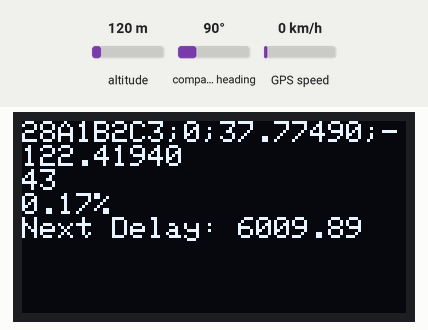
Simulated run of this sketch. Board: ESP32. Parts: 128×64 one-colour display. Inputs (shaded band) come from the test bench; at power-on: GPS speed 0 km/h, altitude 120 m, compass heading 90°. The GPS gets a fix after 3 s at 37.7749, -122.4194 with 8 satellites; no radio packets arrive unless stated; what the sketch prints to the serial monitor is not drawn.

Above: at 14.4 s.
14.5 s: GPS speed set to 2 km/h
At 16.0 s:
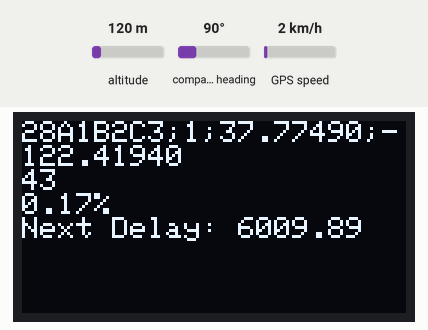
16.9 s: altitude set to 20 m
At 20.1 s:
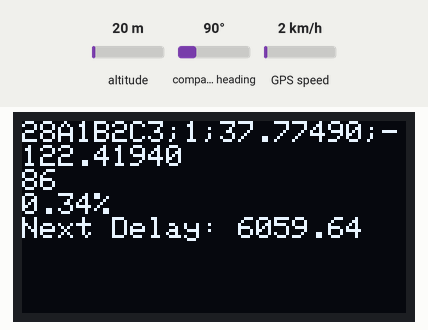
20.9 s: GPS speed set to 30 km/h
At 22.2 s:
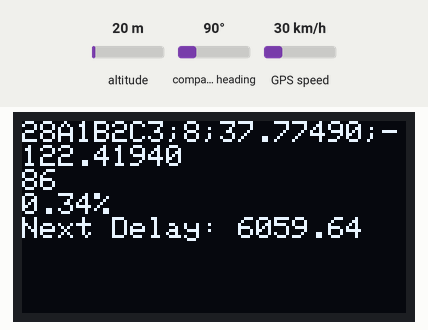
23.2 s: GPS speed set to 60 km/h
At 24.3 s:
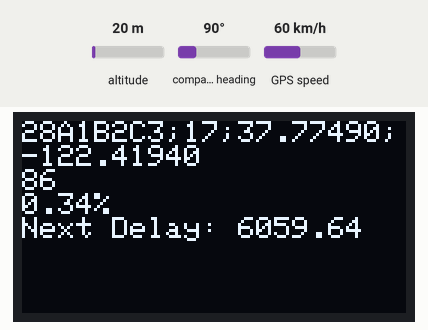
Timing chart, 0 to 26.2 s (numbered marks = the images above; inputs shaded):
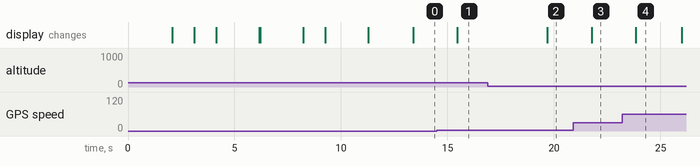

Measured:
- after the input at 14.5 s, the display: changes after 0.96 s (image 1)
- after the input at 16.9 s, the display: changes after 2.8 s (image 2)
- after the input at 20.9 s, the display: changes after 0.87 s (image 3)
- after the input at 23.2 s, the display: changes after 0.65 s (image 4)

The sketch:

location_sender.ino
```cpp
#include <Arduino.h>
#include <Wire.h>
#include <TinyGPS++.h>
#include <LoRa.h>
#include <Adafruit_GFX.h>
#include <Adafruit_SSD1306.h>
#include <WiFi.h>

// Define LoRa parameters
#define LORA_SCK 5      // GPIO5 -- SX1276 SCK
#define LORA_MISO 19    // GPIO19 -- SX1276 MISO
#define LORA_MOSI 27    // GPIO27 -- SX1276 MOSI
#define LORA_CS 18      // GPIO18 -- SX1276 CS
#define LORA_RST 14     // GPIO14 -- SX1276 RST
#define LORA_IRQ 26     // GPIO26 -- SX1276 DIO0

#define LORA_FREQUENCY 868E6 // Frequency for Sweden (EU_868 band)

// Define GPS parameters
#define GPS_RX 34       // GPIO34 -- GPS RX (Serial2 RX)
#define GPS_TX 12       // GPIO12 -- GPS TX (Serial2 TX)

// Define AXP192 parameters
#define AXP192_ADDR 0x34

// GPS instance
TinyGPSPlus gps;

// OLED display parameters
#define SCREEN_WIDTH 128 // OLED display width, in pixels
#define SCREEN_HEIGHT 64 // OLED display height, in pixels
#define OLED_RESET -1    // Reset pin # (or -1 if sharing Arduino reset pin)
Adafruit_SSD1306 display(SCREEN_WIDTH, SCREEN_HEIGHT, &Wire, OLED_RESET);

String macAddress = "";  // Default value
unsigned long startTime = 0;             // Start time of the current hour (milliseconds)
unsigned long bytesTransmitted = 0;      // Bytes transmitted in the current hour
unsigned long messagesTransmitted = 0;   // Messages transmitted in the current hour
unsigned long usedAirTime = 0;           // Air time used until now
unsigned long lastMessageSentAt = 0;     // Timestamp when last message was sent
double dutyCycleLeft = 100;               // Duty cycle left in percentage (1% = 1.0)
double delayTime = 0.0;                   // Dynamic delay between transmissions (milliseconds)
const unsigned long HOUR_MS = 3600000;   // 1 hour in milliseconds (3600 * 1000)
const unsigned long USABLE_MS = 36000;   // 36 seconds in milliseconds (3600 * 1000)
const unsigned long MESSAGE_INTERVAL_MS = 15000; // 15 seconds in milliseconds (3600 * 1000)

/**
 * @brief Gets the elapsed time since the start of the current hour.
 * Resets hourly counters if a new hour has begun.
 * @return The elapsed time in milliseconds.
 */
unsigned long getElapsedTime() {
  unsigned long currentTime = millis();
  unsigned long timeElapsed = currentTime - startTime;

  // Check if an hour has passed since startTime; reset if true
  if (timeElapsed >= HOUR_MS) {
    startTime = currentTime;         // Reset start time to current time
    bytesTransmitted = 0;            // Reset bytes transmitted
    messagesTransmitted = 0;         // Reset messages transmitted
    dutyCycleLeft = 100;             // Reset duty cycle to 100
    usedAirTime = 0;
    timeElapsed = 0; // Reset time elapsed
  }
  return timeElapsed;
}

/**
 * @brief Gets the remaining time until the end of the current hour.
 * @return The remaining time in milliseconds.
 */
unsigned long getTimeLeft() {
  return HOUR_MS - getElapsedTime();
}

/**
 * @brief Calculates the dynamic delay interval for the next transmission
 * based on airtime usage and remaining time.
 * @param transferTime The time taken for the current transmission (milliseconds).
 * @return The calculated delay interval in milliseconds.
 */
double getInterval(unsigned long transferTime) {
  // Update airtime and message counters
  usedAirTime += transferTime;
  messagesTransmitted += 1;

  // Get time metrics
  unsigned long timeElapsed = getElapsedTime();
  unsigned long timeLeft = getTimeLeft();
  unsigned long availableTime = (USABLE_MS > usedAirTime) ? (USABLE_MS - usedAirTime) : 0;

  // Handle edge cases: no messages or no available airtime
  if (messagesTransmitted == 0 || availableTime == 0) {
    return (double)timeLeft; // Wait until the next hour
  }

  dutyCycleLeft = (double)usedAirTime / USABLE_MS * 100;

  // Calculate the dynamic interval
  double avgTimePerMessage = (double)usedAirTime / messagesTransmitted;
  double potentialMessages = (double)availableTime / avgTimePerMessage;

  if (potentialMessages <= 0) {
    return (double)timeLeft; // No more messages possible in this hour
  }

  return (double)timeLeft / potentialMessages; // Spread messages over remaining time
}

/**
 * @brief Updates transmission statistics and calculates the next delay interval.
 * @param message The message that was transmitted.
 * @param transferTime The time taken to transmit the message.
 * @return The dynamic delay interval for the next transmission.
 */
double trackTransmission(String message, long transferTime) {
  // Update bytes transmitted (message length + estimated LoRa header)
  int payloadBytes = message.length();
  int totalBytes = payloadBytes + 13; // Add ~13 bytes for LoRa header (Meshtastic estimate)
  bytesTransmitted += totalBytes;

  return getInterval(transferTime); // Calculate and return the delay
}

/**
 * @brief Gets the GPS speed as a string, handling special cases.
 * @param gps The TinyGPSPlus instance.
 * @return The speed as a string ("0", rounded speed, or "99").
 */
String getSpeedAsString(TinyGPSPlus &gps) {
  float speed = gps.speed.mps();
  if (speed <= 0.0) {
    return "0";
  } else if (speed > 0.0 && speed <= 99.0) {
    int roundedSpeed = round(speed);
    return String(roundedSpeed);
  } else {
    return "99"; // Cap at 99
  }
}

/**
 * @brief Gets the truncated latitude and longitude as a string.
 * @param gps The TinyGPSPlus instance.
 * @param decimalPlaces The number of decimal places to truncate to.
 * @return A string in the format "latitude;longitude" or "0.00000;0.00000" if invalid.
 */
String getTruncatedLatLong(TinyGPSPlus &gps, int decimalPlaces) {
  if (!gps.location.isValid()) {
    String defaultValue = "0.";
    for (int i = 0; i < decimalPlaces; i++) {
      defaultValue += "0";
    }
    return defaultValue + ";" + defaultValue;
  }

  double latitude = gps.location.lat();
  double longitude = gps.location.lng();
  double multiplier = pow(10.0, decimalPlaces);
  double truncatedLat = floor(latitude * multiplier) / multiplier;
  double truncatedLong = floor(longitude * multiplier) / multiplier;

  char latBuffer[16];         //enough space for float
  char longBuffer[16];
  dtostrf(truncatedLat, decimalPlaces + 3, decimalPlaces, latBuffer);
  dtostrf(truncatedLong, decimalPlaces + 4, decimalPlaces, longBuffer);

  return String(latBuffer) + ";" + String(longBuffer);
}

/**
 * @brief Gets the last 4 bytes of the ESP32's MAC address as a string.
 * @return The last 4 bytes of the MAC address.
 */
String getMacLast4Bytes() {
  uint8_t mac[6];
  WiFi.macAddress(mac);
  char macStr[13];  // 2 hex chars per byte + colon + null terminator.  Make it bigger.
  sprintf(macStr, "%02X%02X%02X%02X", mac[2], mac[3], mac[4], mac[5]);
  return String(macStr);
}

/**
 * @brief Reads and displays the battery voltage from the AXP192.
 */
void getBatteryInfo() {
  Wire.beginTransmission(AXP192_ADDR);
  Wire.write(0x78); // Battery voltage register
  Wire.endTransmission(false);
  Wire.requestFrom(AXP192_ADDR, 2);
  if (Wire.available() == 2) {
    unsigned int batteryVoltage = Wire.read() << 8 | Wire.read();
    float batteryVoltageFloat = batteryVoltage * 1.1 / 1000.0;
    display.setCursor(0, 56);
    display.print("Bat: ");
    display.print(batteryVoltageFloat);
    display.println("V");
    display.display();
  }
}

void setup() {
  Serial.begin(115200);
  while (!Serial);

  Serial.println("LilyGo T-Beam Test");

  // Initialize display
  if (!display.begin(SSD1306_SWITCHCAPVCC, 0x3C)) {
    Serial.println(F("SSD1306 allocation failed"));
    for (;;);
  }
  display.clearDisplay();
  display.setTextSize(1);
  display.setTextColor(WHITE);
  display.setCursor(0, 0);
  display.println("T-Beam Test");
  display.display();
  delay(2000);

  // Test ESP32
  display.clearDisplay();
  display.setCursor(0, 0);
  display.println("ESP32 OK");
  display.display();
  delay(1000);

  // Test GPS
  display.clearDisplay();
  display.setCursor(0, 0);
  display.println("Testing GPS...");
  display.display();
  Serial2.begin(9600, SERIAL_8N1, GPS_RX, GPS_TX);
  delay(1000);
  if (Serial2.available() > 0) {
    display.println("GPS Init OK");
  } else {
    display.println("GPS Init FAILED");
  }
  display.display();
  delay(2000);

  // Test LoRa
  display.clearDisplay();
  display.setCursor(0, 0);
  display.println("Testing LoRa...");
  display.display();
  SPI.begin(LORA_SCK, LORA_MISO, LORA_MOSI, LORA_CS);
  LoRa.setPins(LORA_CS, LORA_RST, LORA_IRQ);

  if (!LoRa.begin(LORA_FREQUENCY)) {
    display.clearDisplay();
    display.setCursor(0, 0);
    display.println("LoRa Fail!");
    display.display();
    while (1);
  }
  display.clearDisplay();
  display.setCursor(0, 0);
  display.println("LoRa OK");
  display.display();
  delay(2000);

  // Test AXP192
  display.clearDisplay();
  display.setCursor(0, 0);
  display.println("Testing AXP192...");
  display.display();
  Wire.begin();
  delay(1000);
  Wire.beginTransmission(AXP192_ADDR);
  byte error = Wire.endTransmission();
  if (error == 0) {
    display.println("AXP192 OK");
  } else {
    display.print("AXP192 Err: ");
    display.print(error);
  }
  display.display();
  delay(2000);

  display.clearDisplay();
  display.setCursor(0, 0);
  display.println("All Tests Done");
  display.display();
  delay(2000);

  randomSeed(analogRead(0));
  macAddress = getMacLast4Bytes();
  startTime = millis(); // Initialize the start time
}

void loop() {
  // GPS Test
  display.clearDisplay();
  while (Serial2.available() > 0) {
    gps.encode(Serial2.read());
  }

  display.clearDisplay();
  display.setCursor(0, 0);
  if (gps.location.isValid()) {
    String latLong = getTruncatedLatLong(gps, 5);
    String gpsSpeedInMS = getSpeedAsString(gps);
    String messageToSend = macAddress + ";" + gpsSpeedInMS + ";" + latLong;

    if(millis() - lastMessageSentAt > delayTime || lastMessageSentAt == 0) {
      unsigned long txStartTime = millis();
      LoRa.beginPacket();
      LoRa.print(messageToSend);
      LoRa.endPacket();
      lastMessageSentAt = millis();
      delayTime = trackTransmission(messageToSend, lastMessageSentAt - txStartTime); // Get delay
    }

    display.println(messageToSend);
    display.println(String(bytesTransmitted));
    display.println(String(dutyCycleLeft) + "%");
    display.print("Next Delay: ");
    display.println(String(delayTime));
  } else {
    display.println("GPS Invalid");
  }
  display.display();

  // getBatteryInfo();  //removed from the main loop to reduce I2C traffic

  delay(1000); // Use the calculated delay
}
```
